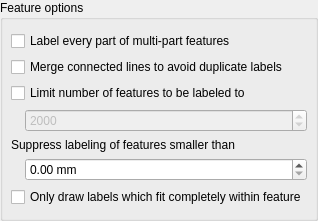
                       <widget class="QgsCollapsibleGroupBox" name="mRenderingFeaturesGrpBx">
                        <property name="title">
                         <string>Feature options</string>
                        </property>
                        <property name="syncGroup" stdset="0">
                         <string notr="true">labelrenderinggroup</string>
                        </property>
                        <layout class="QVBoxLayout" name="verticalLayout">
                         <property name="leftMargin">
                          <number>8</number>
                         </property>
                         <property name="rightMargin">
                          <number>8</number>
                         </property>
                         <item>
                          <widget class="QCheckBox" name="chkLabelPerFeaturePart">
                           <property name="text">
                            <string>Label every part of multi-part features</string>
                           </property>
                          </widget>
                         </item>
                         <item>
                          <widget class="QCheckBox" name="chkMergeLines">
                           <property name="text">
                            <string>Merge connected lines to avoid duplicate labels</string>
                           </property>
                          </widget>
                         </item>
                         <item>
                          <widget class="QFrame" name="mLimitLabelFrame">
                           <layout class="QGridLayout" name="gridLayout_20">
                            <property name="verticalSpacing">
                             <number>6</number>
                            </property>
                            <property name="margin">
                             <number>0</number>
                            </property>
                            <item row="1" column="0">
                             <spacer name="verticalSpacer_8">
                              <property name="orientation">
                               <enum>Qt::Horizontal</enum>
                              </property>
                              <property name="sizeType">
                               <enum>QSizePolicy::Fixed</enum>
                              </property>
                              <property name="sizeHint" stdset="0">
                               <size>
                                <width>8</width>
                                <height>0</height>
                               </size>
                              </property>
                             </spacer>
                            </item>
                            <item row="1" column="1">
                             <widget class="QgsSpinBox" name="mLimitLabelSpinBox">
                              <property name="enabled">
                               <bool>false</bool>
                              </property>
                              <property name="toolTip">
                               <string>Number of features sent to labeling engine, though not all may be labeled</string>
                              </property>
                              <property name="minimum">
                               <number>0</number>
                              </property>
                              <property name="maximum">
                               <number>999999999</number>
                              </property>
                              <property name="value">
                               <number>2000</number>
                              </property>
                              <property name="showClearButton" stdset="0">
                               <bool>false</bool>
                              </property>
                             </widget>
                            </item>
                            <item row="0" column="0" colspan="2">
                             <widget class="QCheckBox" name="mLimitLabelChkBox">
                              <property name="text">
                               <string>Limit number of features to be labeled to</string>
                              </property>
                             </widget>
                            </item>
                           </layout>
                          </widget>
                         </item>
                         <item>
                          <widget class="QFrame" name="mMinSizeFrame">
                           <layout class="QGridLayout" name="gridLayout_21">
                            <property name="verticalSpacing">
                             <number>6</number>
                            </property>
                            <property name="margin">
                             <number>0</number>
                            </property>
                            <item row="1" column="0">
                             <spacer name="horizontalSpacer_20">
                              <property name="orientation">
                               <enum>Qt::Horizontal</enum>
                              </property>
                              <property name="sizeType">
                               <enum>QSizePolicy::Fixed</enum>
                              </property>
                              <property name="sizeHint" stdset="0">
                               <size>
                                <width>8</width>
                                <height>0</height>
                               </size>
                              </property>
                             </spacer>
                            </item>
                            <item row="1" column="1">
                             <widget class="QgsDoubleSpinBox" name="mMinSizeSpinBox">
                              <property name="suffix">
                               <string> mm</string>
                              </property>
                             </widget>
                            </item>
                            <item row="0" column="0" colspan="2">
                             <widget class="QLabel" name="label_19">
                              <property name="text">
                               <string>Suppress labeling of features smaller than</string>
                              </property>
                             </widget>
                            </item>
                           </layout>
                          </widget>
                         </item>
                         <item>
                          <widget class="QFrame" name="mPolygonFeatureOptionsFrame">
                           <property name="frameShape">
                            <enum>QFrame::NoFrame</enum>
                           </property>
                           <property name="frameShadow">
                            <enum>QFrame::Raised</enum>
                           </property>
                           <layout class="QHBoxLayout" name="horizontalLayout_12">
                            <property name="margin">
                             <number>0</number>
                            </property>
                            <item>
                             <widget class="QCheckBox" name="mFitInsidePolygonCheckBox">
                              <property name="text">
                               <string>Only draw labels which fit completely within feature</string>
                              </property>
                             </widget>
                            </item>
                           </layout>
                          </widget>
                         </item>
                        </layout>
                       </widget>
